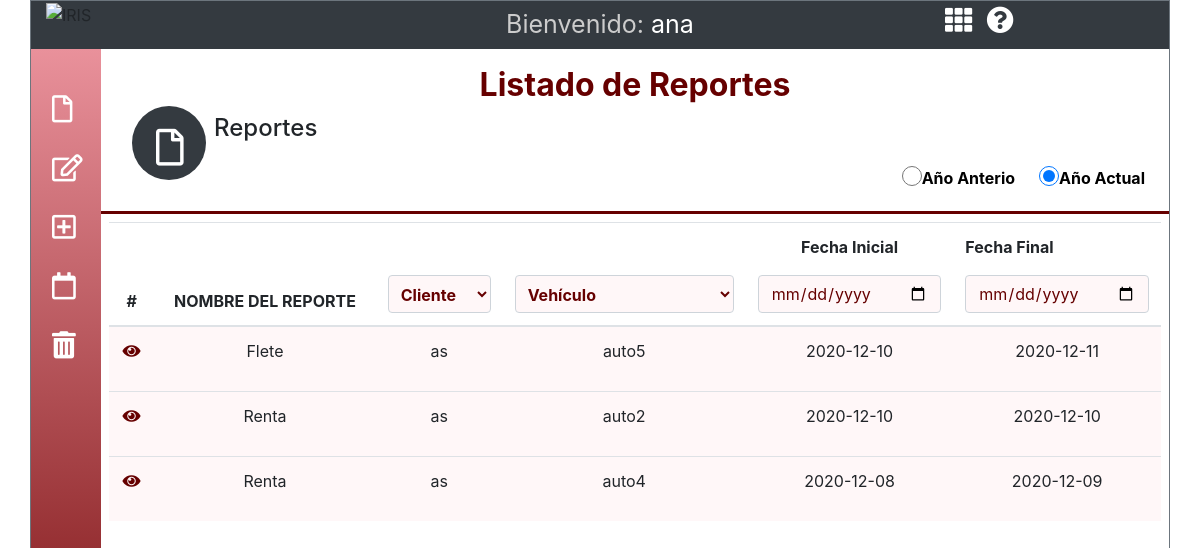
Page /views/reportes.php (signed in) on the committed database.
### tables this page shows
CREATE TABLE `colaboradores` (
  `id` int(11) NOT NULL,
  `nomcol` varchar(100) DEFAULT NULL,
  `fechacol` date DEFAULT NULL,
  `correo` varchar(100) DEFAULT NULL,
  `cuenta` varchar(100) DEFAULT NULL,
  `contra` varchar(100) DEFAULT NULL,
  `idrol` int(11) DEFAULT NULL
);

CREATE TABLE `orden_servicio` (
  `id` int(11) NOT NULL,
  `idservi` int(11) DEFAULT NULL,
  `idcli` int(11) DEFAULT NULL,
  `iduni` int(11) DEFAULT NULL,
  `fecha_inicial` date DEFAULT NULL,
  `fecha_final` date DEFAULT NULL,
  `hora_inicial` time DEFAULT NULL,
  `hora_final` time DEFAULT NULL,
  `kilometraje` varchar(20) DEFAULT NULL,
  `marcandia_transportar` varchar(100) DEFAULT NULL,
  `idsucur` int(11) NOT NULL,
  `idcol` int(11) NOT NULL,
  `dirrecoleccion` varchar(50) NOT NULL,
  `direntrega` varchar(50) NOT NULL,
  `hrecoleccion` time NOT NULL,
  `hrcita` time NOT NULL,
  `ciudaddestino` varchar(50) NOT NULL,
  `costo` double NOT NULL,
  `altaactivi` date DEFAULT NULL
);

CREATE TABLE `servicio` (
  `id` int(11) NOT NULL,
  `tipo` varchar(30) DEFAULT NULL,
  `color` varchar(20) NOT NULL
);

CREATE TABLE `cliente` (
  `id` int(11) NOT NULL,
  `contacto` varchar(60) NOT NULL,
  `correocont` varchar(60) NOT NULL,
  `nomcli` varchar(100) DEFAULT NULL,
  `telcli` varchar(30) DEFAULT NULL,
  `celular` varchar(15) NOT NULL,
  `ine` varchar(20) NOT NULL,
  `correocli` varchar(50) NOT NULL,
  `dircli` varchar(100) DEFAULT NULL,
  `razonsocial` varchar(50) NOT NULL,
  `dirsocial` varchar(40) NOT NULL,
  `colonia` varchar(50) NOT NULL,
  `ciudad` varchar(50) DEFAULT NULL,
  `estado` varchar(30) DEFAULT NULL,
  `cp` varchar(10) NOT NULL,
  `rfc` varchar(20) NOT NULL,
  `correofac` varchar(50) NOT NULL,
  `idsucur` int(11) DEFAULT NULL
);

CREATE TABLE `unidades` (
  `noserie` int(11) NOT NULL,
  `nomuni` varchar(50) NOT NULL,
  `serie` varchar(20) NOT NULL,
  `fecha_alta` date DEFAULT NULL,
  `marca` varchar(30) DEFAULT NULL,
  `modelo` varchar(30) DEFAULT NULL,
  `placas` varchar(10) DEFAULT NULL,
  `caja` varchar(5) DEFAULT NULL,
  `refrigeracion` varchar(5) DEFAULT NULL,
  `capasidad_max` varchar(10) DEFAULT NULL,
  `costo_adquisicion` varchar(30) DEFAULT NULL,
  `descripuni` varchar(100) NOT NULL,
  `foto` varchar(80) NOT NULL,
  `iddispo` int(11) DEFAULT NULL,
  `tipo` varchar(30) DEFAULT NULL,
  `idsuc` int(11) DEFAULT NULL,
  `ultimaactividad` date DEFAULT NULL
);

### model/conexion.php (called while the page is built)
<?php
class conexion{
    public static function con(){
        include 'liga_BD.php';
        $link->set_charset("utf8");
        return $link;
    }
}
?>

### model/reportes.php (called while the page is built, shortened)
<?php
include 'conexion.php';
class consul{
    private $db;
    private $lista;
    public function __construct(){
        $this->db=conexion::con();
        $this->lista=array();
    }
    public function nomsucursal($ids){
        $consulta=$this->db->query("SELECT b.nomsuc, b.id as idsuc FROM sucursal as b WHERE b.id=$ids");
        while($filas=$consulta->fetch_assoc()){
            $this->lista[]=$filas;
        }
        return $this->lista;
    }
    public function nomcolaborador($idc){
        $consulta=$this->db->query("SELECT nomcol, idrol, cuenta FROM colaboradores WHERE id=$idc");
        while($filas=$consulta->fetch_assoc()){
            $this->lista[]=$filas;
        }
        return $this->lista;
    }
    public function cliente_sucursaladm(){
        $consulta=$this->db->query("SELECT cliente.id as idc, cliente.nomcli FROM cliente INNER JOIN sucursal ON cliente.idsucur=sucursal.id");
        while($filas=$consulta->fetch_assoc()){
            $this->lista[]=$filas;
        }
        return $this->lista;
    }
    public function unidad_sucursaladm(){
        $consulta=$this->db->query("SELECT noserie, nomuni FROM unidades");
        while($filas=$consulta->fetch_assoc()){
            $this->lista[]=$filas;
        }
        return $this->lista;
    }
    public function reportes_sucursalesadm(){
        $consulta=$this->db->query("SELECT cliente.id as idc, cliente.nomcli, servicio.tipo, servicio.id as ids, unidades.noserie, unidades.nomuni, unidades.marca, unidades.modelo, unidades.placas, orden_servicio.id as ido, orden_servicio.fecha_inicial, orden_servicio.fecha_final, orden_servicio.hora_inicial, orden_servicio.hora_final, orden_servicio.kilometraje, orden_servicio.marcandia_transportar, orden_servicio.dirrecoleccion, orden_servicio.direntrega, orden_servicio.hrecoleccion, orden_servicio.hrcita, orden_servicio.ciudaddestino FROM orden_servicio INNER JOIN cliente ON cliente.id=orden_servicio.idcli INNER JOIN unidades on unidades.noserie=orden_servicio.iduni INNER JOIN servicio ON servicio.id=orden_servicio.idservi");
        while($filas=$consulta->fetch_assoc()){
            $this->lista[]=$filas;
        }
        return $this->lista;
    }
}
?>

### views/reportes.php (the view, shortened to what this page needs)
<?php
require_once("../model/reportes.php");
if($_SESSION['rol']==="SuperAdministrador"){
  $col2= new consul();
$detalleCol = $col2->nomcolaborador($_SESSION['idc']);
$col5= new consul();
$detalleOrdenes = $col5->reportes_sucursalesadm();
}
?>
<!DOCTYPE html>
<html lang="es">
<head>
    <link async href="../content/css/bootstrap.css" rel="stylesheet">
    <link  async rel="stylesheet" href="../content/css/estilos.css">
    <link href="../vendor/fontawesome-free/css/all.min.css" rel="stylesheet" type="text/css">
    <link rel="stylesheet" href="../content/js/popper.min.js">
  </head>
  <body>
<div class="container border border-secondary">
  <div class="row bg-dark">
              <div class="col-md-4 d-none d-md-block"><img src="../content/imagenes/logo.png" alt="IRIS" class="logo_iris"></div>
              <div class="col-sm-6 col-md-4 text-center user_text"><?php foreach ($detalleCol as $row2) { ?> <span class="gris_claro">Bienvenido:</span> <?php echo $row2['cuenta']; ?> </div>
              <div class="col-sm-6 col-md-4 iconos_menu ">
                <div class="text-center">
                <a href="menus_cuadros.php"><i class="fas fa-th"></i></a>
                <a href="#"><i class="fas fa-question-circle"></i></a>
                </div>
              </div>
  </div>
  <div class="row bg-info">
    <div class="d-flex flex-row">
      <div>
        <div class="menu_lateral iconos_menu degradado">
        <a href="unidades.php"><i class="far fa-file m-3" data-toggle="tooltip" data-placement="right" title="Vehículos">
        </i></a>
        <a href="unidades_editar.php" ><i class="far fa-edit m-3" data-toggle="tooltip" data-placement="right" title="Editar"></i></a>
        <a href="unidades_editar.php" ><i class="far fa-plus-square m-3" data-toggle="tooltip" data-placement="right" title="Agregar"></i></a>
         <a href="unidades_calendario.php" ><i class="far fa-calendar m-3" data-toggle="tooltip" data-placement="right" title="Calendario"></i></a>
        <a href="#" ><i class="fas fa-trash-alt m-3" data-toggle="tooltip" data-placement="right" title="Tirar"></i></a>
    </div>
  </div>
      <div class="bg-white">
        <div class="contenedor_cabezal  border_seccion">
        <h1 class="text-center rojo_obscuro titulo_seccion mt-3">Listado de Reportes </h1>
         <div class="d-flex m-2">
           <div class="text-white bg-dark box_circule rounded-circle m-2"> <i class="far fa-file m-4"></i></div>
           <h4 class=" py-3">Reportes</h4>
         </div>
         <div class="row " style="float: right;position: relative; bottom:30px;">
         <input name="pago1" class="pago ml-4 " type="radio" style="width: 20px; height: 20px" value="anterior"/><strong>Año Anterio</strong>
        <input checked="checked" class="pago ml-4 " name="pago1" type="radio" style="width: 20px; height: 20px" value="actual"/><strong class="mr-4"> Año Actual</strong>
         </div>
      </div>
      <div class="p-2">
        <table class="table">
              <thead>
                <tr>
                  <th scope="col" class="text-center">#</th>
                  <th scope="col" class="text-center"> NOMBRE DEL REPORTE</th>
                  <th scope="col" class="text-center">
                  <select name="select_cliente" id="select_cliente" onchange="clienteOnChange('select_cliente');" class="p-2 color_rojo_suave rojo_obscuro font-weight-bold form-control">
                    <option value=""> Cliente</option>
                </select>
              </th>
                <th>
                  <select name="select_unidad" id="select_unidad" onchange="unidadOnChange('select_unidad');" class="p-2 color_rojo_suave rojo_obscuro font-weight-bold form-control">
                    <option value="">Vehículo</option>
                </select>
                </th>
                  <th scope="col" class="text-center">
                    <div id="anioAcutal" style="display:;" >
                    <p>Fecha Inicial</p>
                   <input type="date" class="form-control rojo_obscuro color_rojo_suave " id="fIni">
                    </div>
                  </th>
                  <th>
            <div id="anioAcutal1" style="display:;">
                   <p>Fecha Final</p>
                     <input type="date" class="form-control rojo_obscuro color_rojo_suave " id="fFin">
                     </div>
                  </th>
                </tr>
              </thead>
              <tbody id="tablaCarga">
              <?php foreach ($detalleOrdenes as $row) { ?>
                <tr class="color_rojo_suave" >
                  <td class="text-center" ><a href="reportes_detalles.php?idr=<?php echo $row['ido']; ?>" class="rojo_obscuro"><i class="fas fa-eye"></i></a></td>
                  <td class="text-center"> <a  class="rojo_obscuro"><?php echo $row['tipo']; ?></a> </td>
                  <td class="text-center">
                    <p><?php echo $row['nomcli']; ?></p></td>
                  <td class="text-center">
                    <p><?php echo $row['nomuni']; ?></p>
                  </td>
                   <td class="text-center">
                    <p><?php echo $row['fecha_inicial']; ?></p>
                </td>
                <td class="text-center">
                  <p><?php echo $row['fecha_final']; ?></p>
                </td>
                </tr>
                <?php } ?>
              </tbody>
            </table>
      </div>
      </div>
    </div>
              <?php }?>
    </div>
  </div>
</body></html>

### content/css/estilos.css (style rules this page uses)
body a, a:link, a:hover { text-decoration: none; }
.logo_iris { width: 70px; }
.contenedor_cabezal { width: 1068px; padding:15px; box-sizing: border-box; background: white; }
.degradado { background: linear-gradient(180deg, #E9919B 0%, rgba(255, 255, 255, 0) 100%), #710404; background-repeat: no-repeat; background-size: cover; }
.menu_lateral { padding-top: 30px; width: 70px; min-height: 725px; height: 100%; }
.box_circule { width: 74px; height: 74px; font-size: 2.3em; float: left }
.rojo_obscuro { color:#660000; }
.color_rojo_suave { background-color:#fff7f8; }
.gris_claro { color: #ccc; }
.titulo_seccion { font-size: 2em; font-weight: bold; }
.border_seccion { border-bottom: solid 3px #660000; }
h1, h2, h3 { margin:0px; margin:0px; line-height: 10px; }
.iconos_menu a { color:white; font-size: 1.7em; padding: 5px; margin-top: 10px; }
.user_text { font-size: 25px; color:#fff; padding: 5px; }
strong { color: black; }

### rows in the picture
colaboradores: cuenta "ana"
orden_servicio: idservi.tipo "Flete", idcli.nomcli "as", iduni.nomuni "auto5", fecha_inicial "2020-12-10", fecha_final "2020-12-11"
orden_servicio: idservi.tipo "Renta", idcli.nomcli "as", iduni.nomuni "auto2", fecha_inicial "2020-12-10", fecha_final "2020-12-10"
orden_servicio: idservi.tipo "Renta", idcli.nomcli "as", iduni.nomuni "auto4", fecha_inicial "2020-12-08", fecha_final "2020-12-09"
